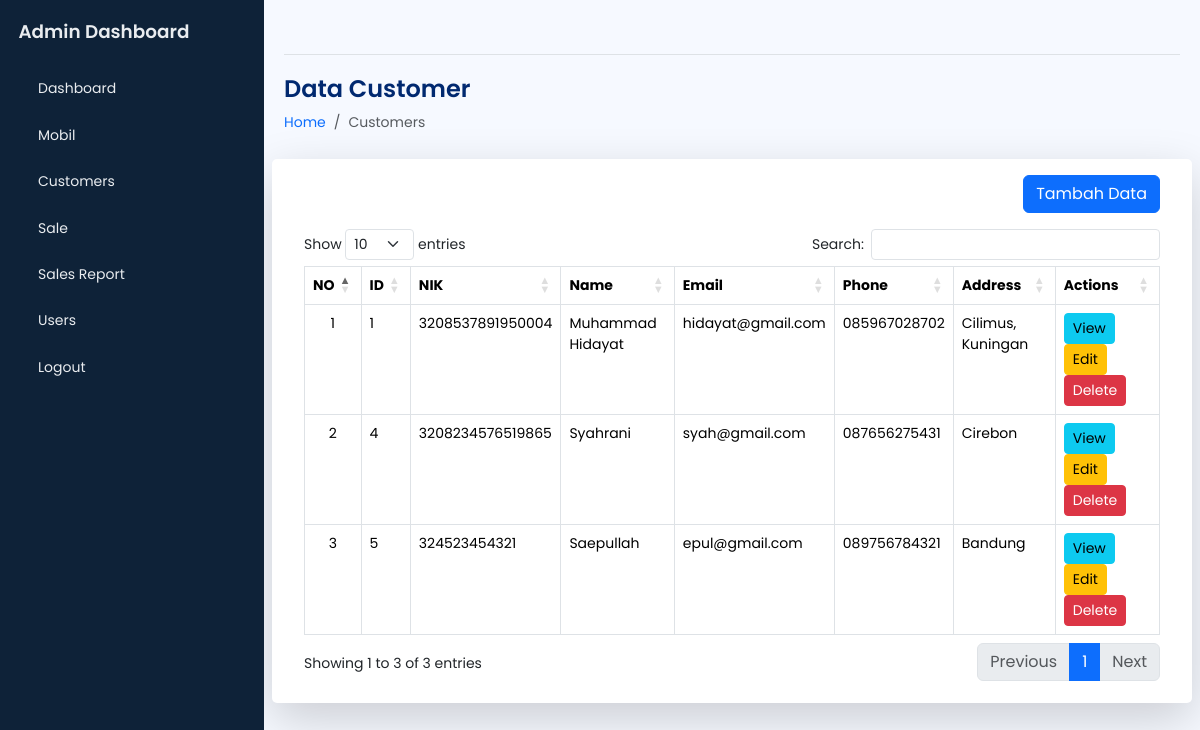
The app's page /admin/manage_customers.php (signed in) with its own data.
### tables this page shows
CREATE TABLE `customers` (
  `customer_id` int(11) NOT NULL,
  `nik` varchar(25) NOT NULL,
  `name` varchar(100) NOT NULL,
  `email` varchar(100) NOT NULL,
  `phone` varchar(20) DEFAULT NULL,
  `address` text DEFAULT NULL,
  `foto` varchar(255) DEFAULT NULL,
  `created_at` timestamp NOT NULL DEFAULT current_timestamp()
);

### admin/manage_customers.php (the view, shortened to what this page needs)
<?php
require_once '../config.php';
$sql = "SELECT * FROM customers";
$result = $conn->query($sql);
?>
<!DOCTYPE html>
<html lang="en">
<head>
    <?php include 'template/header.php'; ?>
</head>
<body>
    <div class="wrapper">
        <?php include 'template/sidebar.php'; ?>
        <main id="main" class="main">
            <?php include 'template/nav.php'; ?>
            <div class="pagetitle">
                <h1 class="mb-2">Data Customer</h1>
                <nav>
                    <ol class="breadcrumb">
                        <li class="breadcrumb-item"><a href="index.html">Home</a></li>
                        <li class="breadcrumb-item active">Customers</li>
                    </ol>
                </nav>
            </div>
            <section class="section dashboard">
                <div class="row">
                    <div class="col-lg-12">
                        <div class="row">
                            <div class="card shadow-lg">
                                <div class="card-body">
                                    <div class="d-flex justify-content-end">
                                        <button type="button" class="btn btn-primary mb-3 mt-3" data-bs-toggle="modal" data-bs-target="#CustomerModal">Tambah Data</button>
                                    </div>
                                    <div class="overflow-x-auto">
                                        <table class="table table-bordered display overflow-scroll" id="customerTable">
                                            <thead>
                                                <tr>
                                                    <th>NO</th>
                                                    <th>ID</th>
                                                    <th>NIK</th>
                                                    <th>Name</th>
                                                    <th>Email</th>
                                                    <th>Phone</th>
                                                    <th>Address</th>
                                                    <th>Actions</th>
                                                </tr>
                                            </thead>
                                            <tbody>
                                                <?php $no = 1; ?>
                                                <?php while ($row = $result->fetch_assoc()) : ?>
                                                    <tr>
                                                        <td class="text-center"><?php echo $no++; ?></td>
                                                        <td><?php echo $row['customer_id']; ?></td>
                                                        <td><?php echo $row['nik']; ?></td>
                                                        <td><?php echo $row['name']; ?></td>
                                                        <td><?php echo $row['email']; ?></td>
                                                        <td><?php echo $row['phone']; ?></td>
                                                        <td><?php echo $row['address']; ?></td>
                                                        <td>
                                                            <button type="button" class="btn btn-info btn-sm view-btn" data-id="<?php echo $row['customer_id']; ?>">View</button>
                                                            <button type="button" class="btn btn-warning btn-sm edit-btn" data-id="<?php echo $row['customer_id']; ?>" data-nik="<?php echo $row['nik']; ?>" data-name="<?php echo $row['name']; ?>" data-email="<?php echo $row['email']; ?>" data-phone="<?php echo $row['phone']; ?>" data-address="<?php echo $row['address']; ?>" data-foto="<?php echo $row['foto']; ?>"data-bs-toggle="modal" data-bs-target="#CustomerModal">Edit</button>
                                                            <button type="button" class="btn btn-danger btn-sm delete-btn" data-id="<?php echo $row['customer_id']; ?>">Delete</button>
                                                        </td>
                                                    </tr>
                                                <?php endwhile; ?>
                                            </tbody>
                                        </table>
                                    </div>
                                </div>
                            </div>
                        </div>
                    </div>
                </div>
            </section>
        </main>
    </div>
</body>
</html>

### admin/assets/css/style.css (style rules this page uses)
body { font-family: "Poppins", sans-serif; font-size: 0.875rem; opacity: 1; overflow-y: scroll; background: #f6f9ff; color: #444444; }
a { cursor: pointer; text-decoration: none; font-family: "Poppins", sans-serif; }
li { list-style: none; }
.wrapper { align-items: stretch; display: flex; width: 100%; }
.main { display: flex; flex-direction: column; min-height: 100vh; min-width: 0; overflow: hidden; transition: all 0.35s ease-in-out; width: 100%; padding: 0 20px 30px; }
.pagetitle { margin-bottom: 10px; margin-top: 20px; }
.pagetitle h1 { font-size: 24px; margin-bottom: 0; font-weight: 600; color: #012970; }
.card { margin-bottom: 30px; border: none; background-color: white; border-radius: 5px; box-shadow: 0px 0 30px rgba(1, 41, 112, 0.1); }
.card-body { padding: 0 20px 20px 20px; }

### records on screen
customers: customer_id "1", nik "3208537891950004", name "Muhammad Hidayat", email "hidayat@gmail.com", phone "085967028702", address "Cilimus, Kuningan"
customers: customer_id "4", nik "3208234576519865", name "Syahrani", email "syah@gmail.com", phone "087656275431", address "Cirebon"
customers: customer_id "5", nik "324523454321", name "Saepullah", email "epul@gmail.com", phone "089756784321", address "Bandung"
